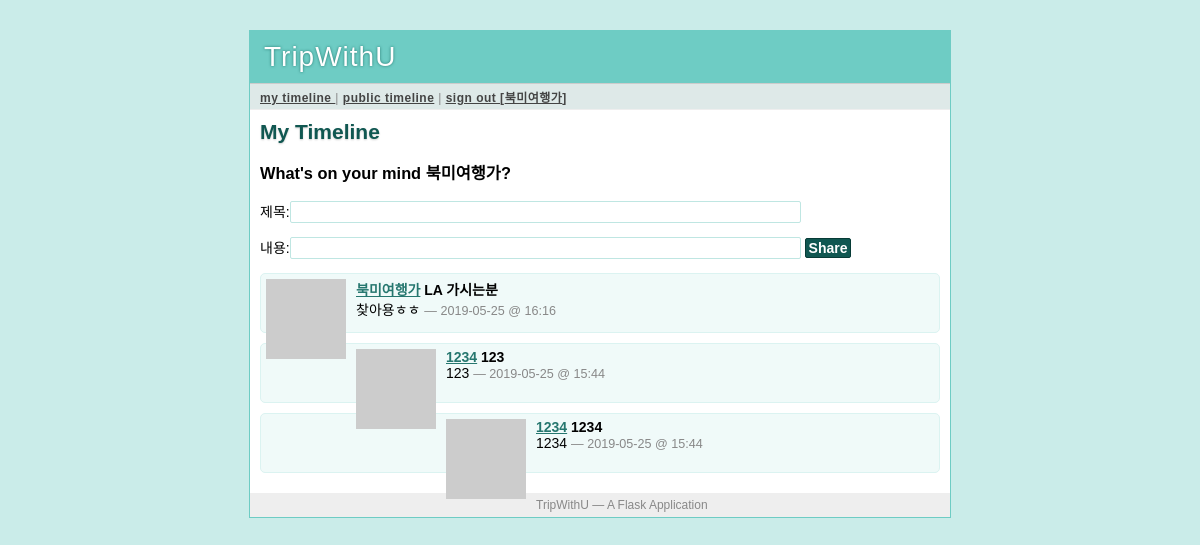
The app's page / (signed in) with its own data.
### tables this page shows
CREATE TABLE user (
    userNum integer primary key autoincrement,
    name string not null,
    email string not null,
    address string not null,
    interestedPlace1 string not null,
    interestedPlace2 string not null,
    profilepic blob,
    userID string not null,
    password string not null,
    interest string not null,
    tripstyle string not null,
    pubTime integer not null
);

CREATE TABLE posting (
    postingNum integer primary key autoincrement,
    title string not null,
    userNum integer not null,
    contents string not null,
    tripdate integer,
    destination1 integer,
    destination2 integer,
    pubTime integer not null
);

### tripex.py (the view)
@app.route('/')
def timeline():
    if not g.user:
        return redirect(url_for('public_timeline'))
    return render_template('timeline.html', postings=query_db('''
        select posting.*, user.* from posting, user
        where posting.userNum = user.userNum and (
            user.userNum = ? or
            user.userNum in (select whom_num from follower
                                where who_num = ?))
        order by posting.pubTime desc limit ?''',
        [session['userNum'], session['userNum'], PER_PAGE]))

### tripex.py (called while the page is built)
def connect_db():
    return sqlite3.connect(app.config['DATABASE'])

def query_db(query, args=(), one=False):
    cur = g.db.execute(query, args)
    rv = [dict((cur.description[idx][0], value)
            for idx, value in enumerate(row)) for row in cur.fetchall()]
    return (rv[0] if rv else None) if one else rv

def format_datetime(timestamp):
    return datetime.utcfromtimestamp(timestamp).strftime('%Y-%m-%d @ %H:%M')

def gravatar_url(email, size=80):
    return 'http://www.gravatar.com/avatar/%s?d=identicon&s=%d' % \
        (md5(email.strip().lower().encode('utf-8')).hexdigest(), size)

@app.before_request
def before_request():
    g.db = connect_db()
    g.user = None
    if 'userNum' in session:
        g.user = query_db('select * from user where userNum = ?',
                            [session['userNum']], one=True)

@app.teardown_request
def teardown_request(exception):
    if hasattr(g,'db'):
        g.db.close()

### templates/timeline.html
{% extends "layout.html" %}
{% block title %}
    {% if request.endpoint == 'public_timeline' %}
        Public Timeline
    {% elif request.endpoint == 'user_timeline' %}
        {{ profile_user.userID }}'s Timeline
    {% else %}
        My Timeline
    {% endif %}
{% endblock %}
{% block body %}
    <h2>{{ self.title() }}</h2>
    {% if g.user %}
        {% if request.endpoint == 'user_timeline' %}
            <div class=followstatus>
                {% if g.user.userNum == profile_user.userNum %}
                    This is You!
                {% elif followed %}
                    You are currently following this user.
                    <a class=unfollow href="{{ url_for('unfollow_user', userID=profile_user.userID) }}">Unfollow User</a>.
                {% else %}
                    You are not yet following this user.
                    <a class=follow href="{{ url_for('follow_user', userID=profile_user.userID) }}">Follow User</a>.
                {% endif %}
            </div>
        {% elif request.endpoint == 'timeline' %}
            <div class=twinbox>
                <h3>What's on your mind {{ g.user.userID }}?</h3>
                <form action="{{ url_for('add_posting') }}" method=post>
                    <p>제목:<input type=text name=title size=60>
                    <p>내용:<input type=text name=contents size=60>
                    <input type=submit value="Share"></p>
                </form>
            </div>
        {% endif %}
    {% endif %}
    <ul class=messages>
        {% for posting in postings %}
            <li><img src="{{ posting.email|gravatar(size=48) }}"><p>
                <strong><a href="{{ url_for('user_timeline', userID=posting.userID) }}">{{ posting.userID }}</a></strong>
                <strong>{{ posting.title }}</strong>
                <br>
                {{ posting.contents}}
                <small>&mdash; {{ posting.pubTime|datetimeformat }}</small>
            </p></li>
        {% else %}
            <li><em>There's no message so far.</em></li>
        {% endfor %}
    </ul>
{% endblock %}

### templates/layout.html (shortened to what this page needs)
<!DOCTYPE html>
<link rel=stylesheet type=text/css href="{{ url_for('static', filename='style.css') }}">
<div class=page>
    <h1>TripWithU</h1>
    <div class=navigation>
        {% if g.user %}
            <a href="{{ url_for('timeline') }}">my timeline </a> |
            <a href="{{ url_for('public_timeline') }}">public timeline</a> |
            <a href="{{ url_for('logout') }}">sign out [{{ g.user.userID }}]</a>
        {% else %}
            <a href="{{ url_for('public_timeline') }}">public timeline</a> |
            <a href="{{ url_for('register') }}">sign up</a> |
            <a href="{{ url_for('login') }}">sign in</a>
        {% endif %}
    </div>
    <div class=body>
        {% block body %}{% endblock %}
    </div>
    <div class=footer>
        TripWithU &mdash; A Flask Application
    </div>
</div>

### static/style.css (style rules this page uses)
a { color: #26776F; }
input[type="text"], input[type="password"] { background: white; border: 1px solid #BFE6E2; padding: 2px; font-family: 'Trebuchet MS', sans-serif; font-size: 14px; -moz-border-radius: 2px; -webkit-border-radius: 2px; color: #105751; }
input[type="submit"] { background: #105751; border: 1px solid #073B36; padding: 1px 3px; font-family: 'Trebuchet MS', sans-serif; font-size: 14px; font-weight: bold; -moz-border-radius: 2px; -webkit-border-radius: 2px; color: white; }
div.page { background: white; border: 1px solid #6ECCC4; width: 700px; margin: 30px auto; }
div.page h1 { background: #6ECCC4; margin: 0; padding: 10px 14px; color: white; letter-spacing: 1px; text-shadow: 0 0 3px #24776F; font-weight: normal; }
div.page div.navigation { background: #DEE9E8; padding: 4px 10px; border-top: 1px solid #ccc; border-bottom: 1px solid #eee; color: #888; font-size: 12px; letter-spacing: 0.5px; }
div.page div.navigation a { color: #444; font-weight: bold; }
div.page h2 { margin: 0 0 15px 0; color: #105751; text-shadow: 0 1px 2px #ccc; }
div.page div.body { padding: 10px; }
div.page div.footer { background: #eee; color: #888; padding: 5px 10px; font-size: 12px; }
div.page ul.messages { list-style: none; margin: 0; padding: 0; }
div.page ul.messages li { margin: 10px 0; padding: 5px; background: #F0FAF9; border: 1px solid #DBF3F1; -moz-border-radius: 5px; -webkit-border-radius: 5px; min-height: 48px; }
div.page ul.messages p { margin: 0; }
div.page ul.messages li img { float: left; padding: 0 10px 0 0; }
div.page ul.messages li small { font-size: 0.9em; color: #888; }

### records on screen
user: user.userID "북미여행가", userID "북미여행가", title "LA 가시는분", contents "찾아용ㅎㅎ", pubTime "2019-05-25 @ 16:16"
user: userID "1234", title "123", contents "123", pubTime "2019-05-25 @ 15:44", title "1234", contents "1234"
